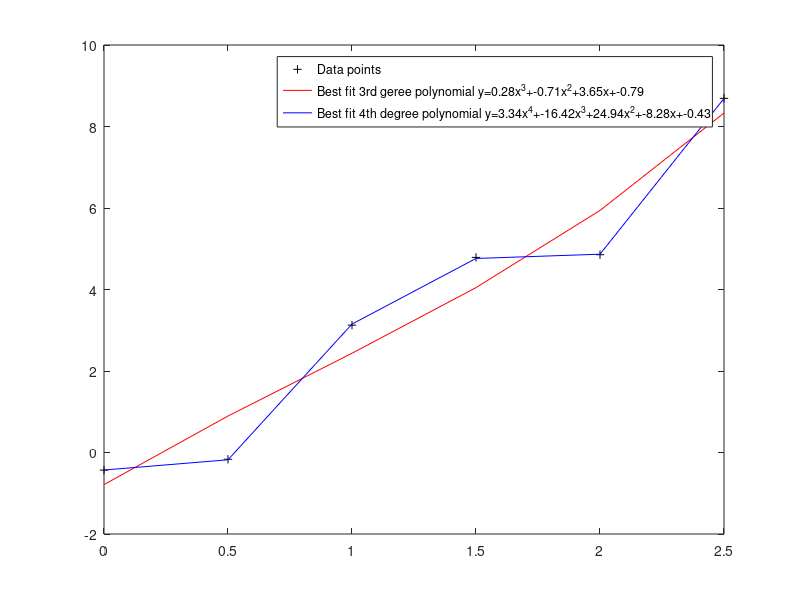

Source code (MATLAB):
%data points x and y
x = [0 .5 1 1.5 2 2.5], 
y = [-0.4326 -0.1656 3.1253 4.7877 4.8535 8.6909]
 
%plotting points on the graph
plot (x, y,'k+');
hold on;
 
%3rd degree polynomial fitting
pc1 = polyfit(x,y,3);
plot(x,polyval(pc1,x),'r-');
 
%4th degree polynomial fitting
pc2 = polyfit(x,y,4);
plot(x,polyval(pc2,x),'b-');
 
txt1 = sprintf('Best fit 3rd geree polynomial y=%.2fx^3+%.2fx^2+%.2fx+%.2f',pc1(1),pc1(2),pc1(3),pc1(4));
txt2 = sprintf('Best fit 4th degree polynomial y=%.2fx^4+%.2fx^3+%.2fx^2+%.2fx+%.2f',pc2(1),pc2(2),pc2(3),pc2(4),pc2(5));
legend('Data points',txt1,txt2);

